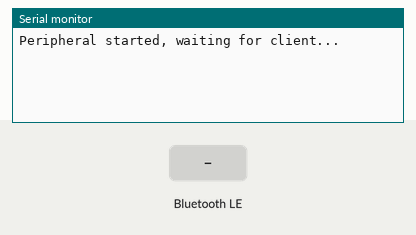
Recording of a sketch running on a simulated ESP32. Parts: the last lines printed to the serial monitor. The test bench sets the inputs (shaded band). Random numbers use the default seed unless the sketch sets one; nothing arrives over Bluetooth unless stated; a phone connects over Bluetooth LE 3 s after start.

Above: at 1.2 s.
1.3 s: Bluetooth LE write "1" received
At 2.5 s:
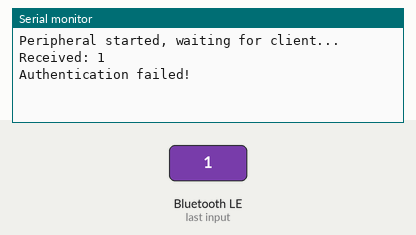
2.8 s: Bluetooth LE write "0" received
At 2.98 s:
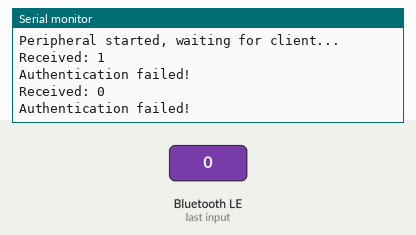
4.5 s: Bluetooth LE write "2" received
At 5.2 s:
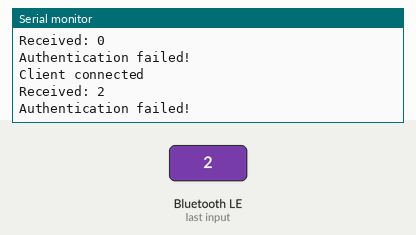

Measured:
- after the input at 1.3 s, the serial monitor: prints a new line after 0.05 s (image 1)
- after the input at 2.8 s, the serial monitor: prints a new line after 0.05 s (image 2)
- after the input at 4.5 s, the serial monitor: prints a new line after 0.05 s (image 3)

The sketch:

S1_SenderCode.ino
```cpp
#include <BLEDevice.h>
#include <BLEServer.h>
#include <BLEUtils.h>
#include <BLE2902.h>
#include "esp_system.h"

BLEServer* pServer = nullptr;
BLECharacteristic* pCharacteristic = nullptr;
BLE2902* pBLE2902;

volatile bool deviceConnected = false;
volatile bool authenticated = false;// set true after correct password
volatile bool sentRun         = false;//send 200 messages once

static const char* correctPassword = "123456";// Demo password for GATT write based authenticatio

uint32_t randBetween(uint32_t a, uint32_t b) { return a + (esp_random() % (b - a + 1)); }

class ServerCallbacks : public BLEServerCallbacks {
  void onConnect(BLEServer* p) override {
    deviceConnected = true;
    Serial.println("Client connected");
  }
  void onDisconnect(BLEServer* p) override {// Reset auth/session state when client leaves and resume advertising
    deviceConnected = false;
    authenticated = false;
    sentRun = false;
    Serial.println("Client disconnected");
    BLEDevice::startAdvertising();
  }
};

class AuthCallbacks : public BLECharacteristicCallbacks {//password check on WRITE
  void onWrite(BLECharacteristic* ch) override {
    std::string value = ch->getValue();
    Serial.print("Received: "); Serial.println(value.c_str());
    if (value == correctPassword) {
      authenticated = true;
      Serial.println("Authenticated!");
      ch->setValue("OK");
      ch->notify();//push "OK" via notification
    } else {
      authenticated = false;
      Serial.println("Authentication failed!");
      ch->setValue("FAIL");
      ch->notify();//push "FAIL" via notification
    }
  }
};

void setup() {
  Serial.begin(115200);
  BLEDevice::init("ESP32-Peripheral");

  pServer = BLEDevice::createServer();
  pServer->setCallbacks(new ServerCallbacks());

  BLEService* pService = pServer->createService("180C");
  pCharacteristic = pService->createCharacteristic(
    "2A56",
    BLECharacteristic::PROPERTY_READ |
    BLECharacteristic::PROPERTY_WRITE |//central writes password here
    BLECharacteristic::PROPERTY_NOTIFY//notify auth result + data
  );
  pCharacteristic->setCallbacks(new AuthCallbacks());

  pBLE2902 = new BLE2902();
  pBLE2902->setNotifications(true);// allow notify from server side
  pCharacteristic->addDescriptor(pBLE2902);

  pCharacteristic->setValue("Waiting");
  pService->start();
  //Start advertising the service so centrals can find
  pServer->getAdvertising()->addServiceUUID("180C");
  pServer->getAdvertising()->start();
  Serial.println("Peripheral started, waiting for client...");
}

void loop() {
  static int counter = 1;

  if (deviceConnected && authenticated && !sentRun) {
    // Send exactly 200 messages
    for (counter = 1; counter <= 200; counter++) {
      char msg[64];
      uint32_t temp = randBetween(15, 36);
      snprintf(msg, sizeof(msg), "Temperature: %lu (message:%d)", (unsigned long)temp, counter);

      // Measure cycles and heap around the send
      uint32_t cycles_before = ESP.getCycleCount();

      pCharacteristic->setValue((uint8_t*)msg, strlen(msg));
      pCharacteristic->notify();

      uint32_t cycles_after = ESP.getCycleCount();

      Serial.print("Sent message: ");
      Serial.println(msg);
      Serial.print("CPU cycles used: ");
      Serial.println(cycles_after - cycles_before);
      Serial.print("Free heap: ");
      Serial.println(ESP.getFreeHeap());

      delay(2000); // small pacing so central can keep up
    }
    sentRun = true;
  }

  delay(10);
}
```
